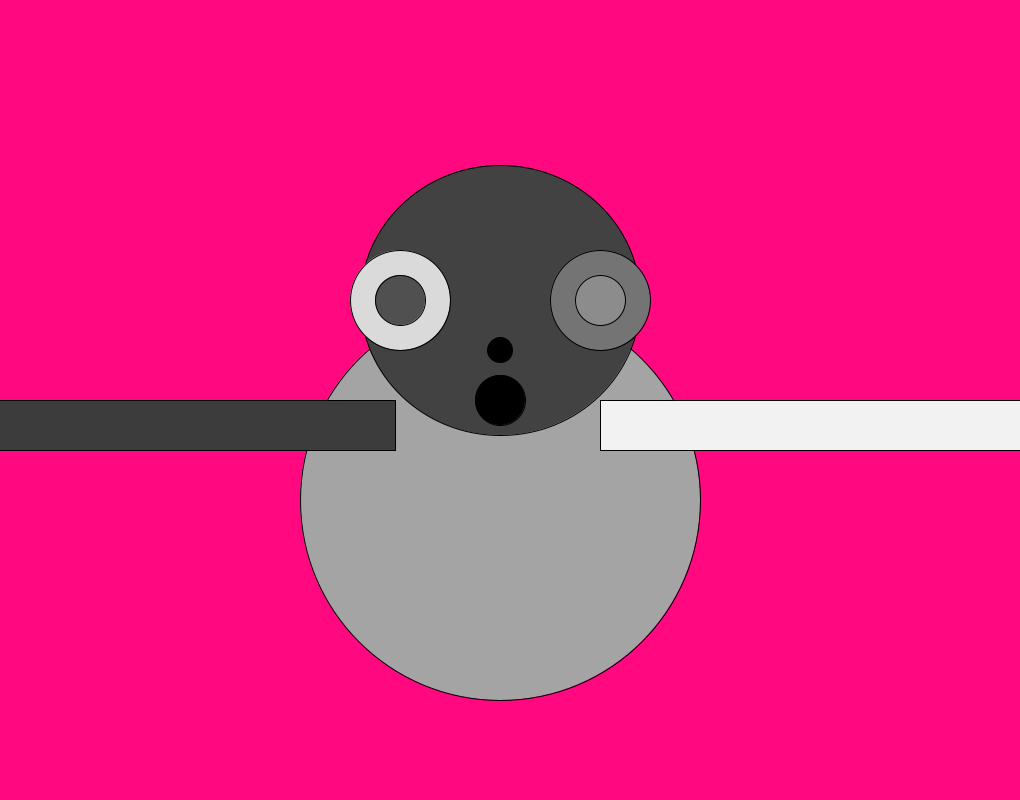
Frame 1 (no input)
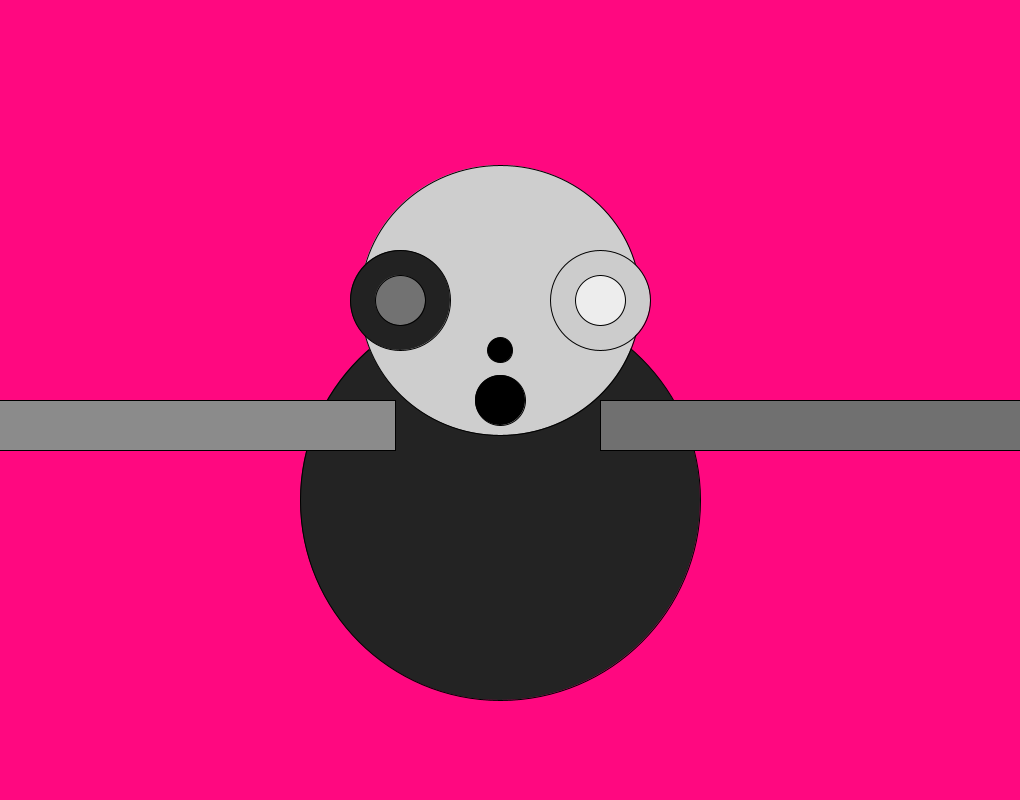
Frame 60 (the mouse pressed at the canvas centre just before this capture)
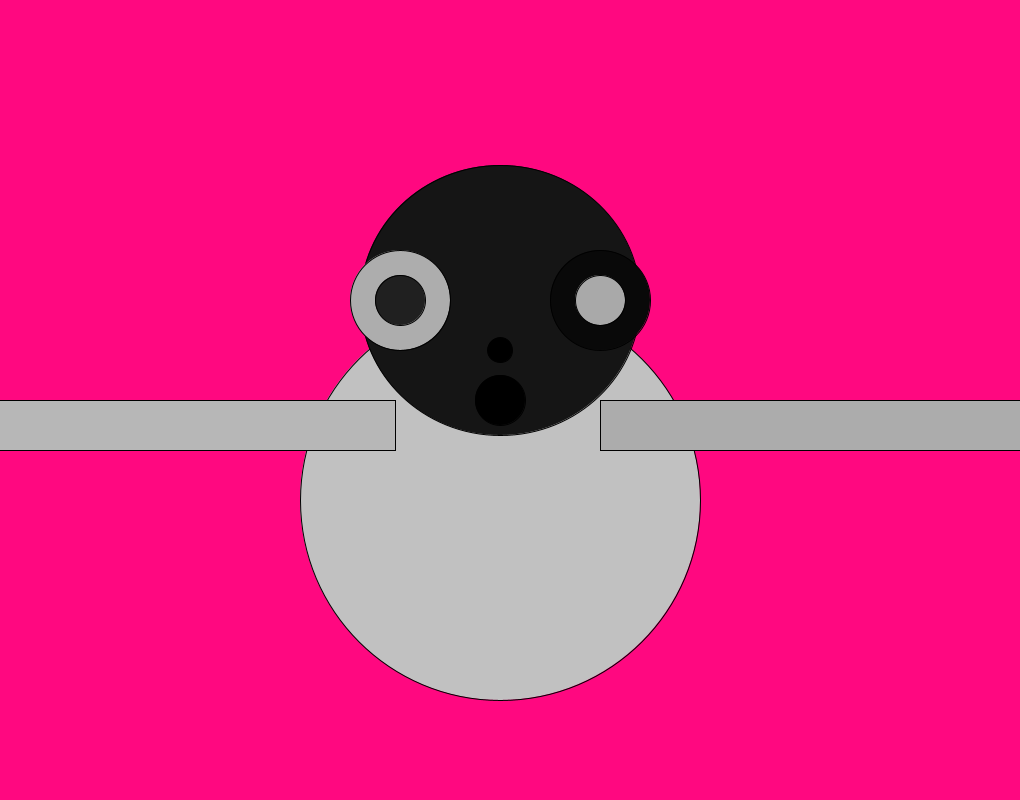
Frame 120 (the mouse held since frame 60 and released just before this capture)

The Processing sketch that drew these frames (run headless with seeded random() and noise(); from frame 60 on, the mouse is pressed at the canvas centre):

// Processing sketch: processing_37616
// ── processing_37616.pde

void setup() {
  size(1020, 800);
  background(255,8,128);
}

void draw() {
  background (255,8,128);
  
  
   fill(random(255));
  ellipse(500,500,400,400);
  
   fill(random(255));
  ellipse(500,300,280,270);
  
     fill(random(255));
     rect(600,400,555,50);

fill(random(255));
     rect(-160,400,555,50);
  
  fill(random(255));
  ellipse(400,300,100,100);
  
  fill(random(255));
  ellipse(400,300,50,50);
  
    fill(random(255));
    
 ellipse(600,300,100,100);
  
    fill(random(255));
  ellipse(600,300,50,50);
  
 fill(0);
  ellipse(500,350,25,25);
  
 fill(0);
  ellipse(500,400,50,50);
  


}
          
                
